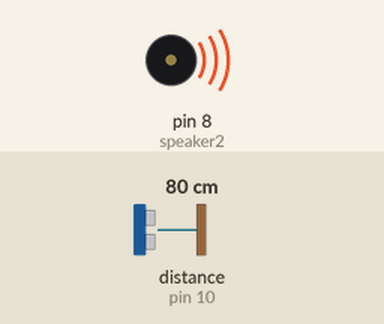
Simulated run of this sketch. Board: Arduino Uno, built with avr-gcc and run on an emulated ATmega328P. Shown: buzzer (waves = sounding). Wiring (inferred from the names in the program): ultrasonic range finder: trigger pin 9; echo pin 10. The inputs (shaded band) are chosen by the test bench; at power-on: distance to the obstacle (sensor on pin 10) 80 cm. The echo pulse lasts 58.3 µs per cm; what the sketch prints to the serial monitor is not drawn.

Above: at 1.2 s.
1.3 s: distance to the obstacle (sensor on pin 10) set to 250 cm
Timing chart, 0 to 4.3 s (numbered marks = the images above; inputs shaded):
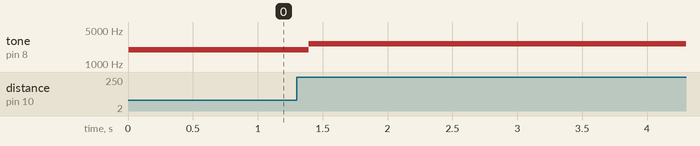

Measured:
- after the input at 1.3 s, tone on pin 8 (speaker2): 1976 Hz → 2637 Hz after 0.09 s

The sketch:

speaker2.ino
```cpp
const int TRIG_PIN = 9;
const int ECHO_PIN = 10;
const int MAX_DISTANCE = 450;
const int speaker2 = 8;
const long SOUND_SPEED = 34000;
const long TIMEOUT = (2 * MAX_DISTANCE * 1000000)/SOUND_SPEED;

void setup()
{
  Serial.begin(9600);
  pinMode(TRIG_PIN, OUTPUT);
  digitalWrite(TRIG_PIN, LOW);

  pinMode(speaker2, OUTPUT);
  digitalWrite(speaker2, LOW);

  pinMode(ECHO_PIN, INPUT);
}

void loop()
{
  long duration = ping_sonar();
  if (duration > 0) {
    float distance = (duration * 1e-6 * SOUND_SPEED) / 2;

    //Serial.print("Ping: ");
    //Serial.print(duration);
    Serial.print("Distance: ");
    Serial.print(distance);
    Serial.println(" cm");
    if(distance <= 1) {
      tone(speaker2, 880);
    } else if(distance > 1 && distance <= 4) {
      tone(speaker2, 932);
    } else if(distance > 4 && distance <= 7) {
      tone(speaker2, 988);
    } else if(distance > 7 && distance <= 10) {
      tone(speaker2, 1047);
    } else if(distance > 10 && distance <= 15) {
      tone(speaker2, 1109);
    } else if(distance > 15 && distance <= 20) {
      tone(speaker2, 1175);
    } else if(distance > 20 && distance <= 25) {
      tone(speaker2, 1245);
    } else if(distance > 25 && distance <= 30) {
      tone(speaker2, 1319);
    } else if(distance > 30 && distance <= 35) {
      tone(speaker2, 1397);
    } else if(distance > 35 && distance <= 40) {
      tone(speaker2, 1480);
    } else if(distance > 40 && distance <= 45) {
      tone(speaker2, 1568);
    } else if(distance > 45 && distance <= 50) {
      tone(speaker2, 1661);
    } else if(distance > 50 && distance <= 60) {
      tone(speaker2, 1760);
    } else if(distance > 60 && distance <= 70) {
      tone(speaker2, 1865);
    } else if(distance > 70 && distance <= 80) {
      tone(speaker2, 1976);
    } else if(distance > 80 && distance <= 90) {
      tone(speaker2, 2093);
    } else if(distance > 90 && distance <= 100) {
      tone(speaker2, 2217);
    } else if(distance > 100 && distance <= 150) {
      tone(speaker2, 2349);
    } else if(distance > 150 && distance <= 200) {
      tone(speaker2, 2489);
    } else if(distance > 200 && distance <= 250) {
      tone(speaker2, 2637);
    } else if(distance > 250 && distance <= 300) {
      tone(speaker2, 2794);
    } else if(distance > 300 && distance <= 350) {
      tone(speaker2, 2960);
    } else if(distance > 350 && distance <= 400) {
      tone(speaker2, 3136);
    } else {
      tone(speaker2, 3322);
    }
  } else {
    Serial.println("No ping.");
    tone(speaker2, 3520);
  }

 delay(100);
}

long ping_sonar(void)
{
  digitalWrite(TRIG_PIN, HIGH);
  delayMicroseconds(10);
  digitalWrite(TRIG_PIN, LOW);
  return pulseIn(ECHO_PIN, HIGH, TIMEOUT);
}
```
